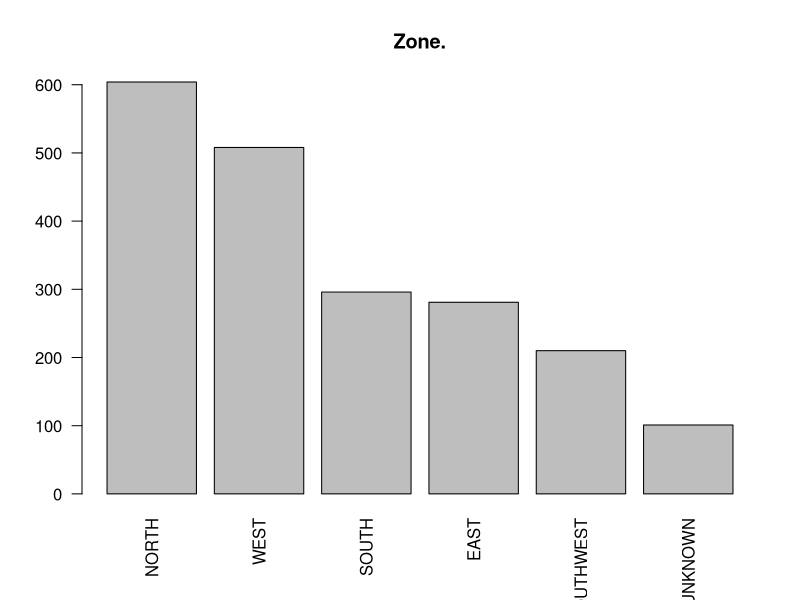
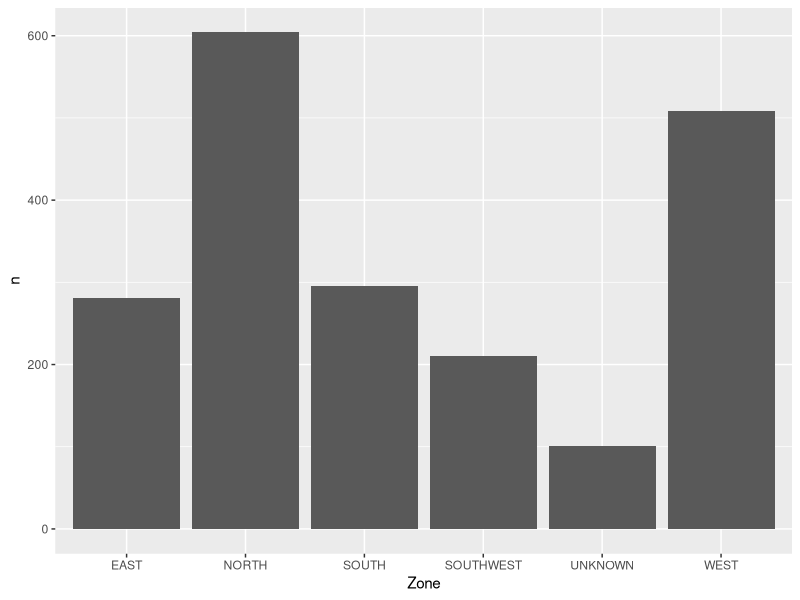
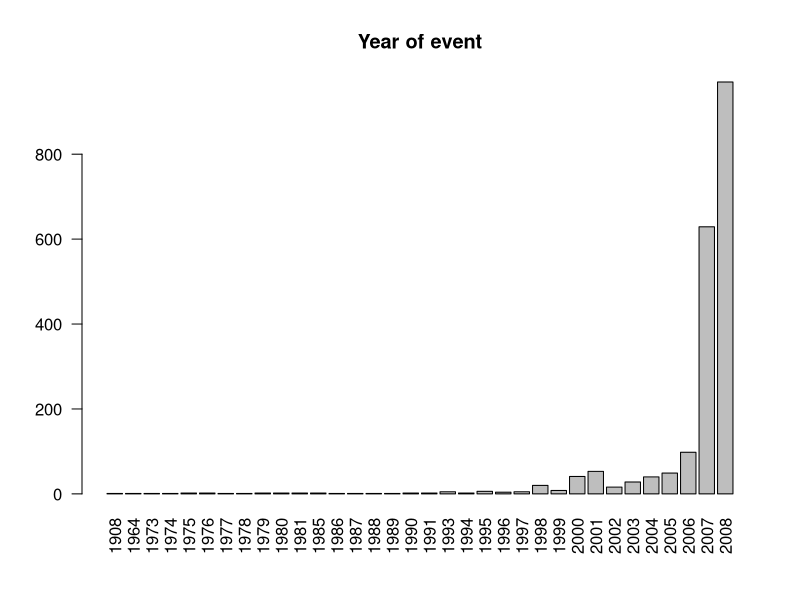
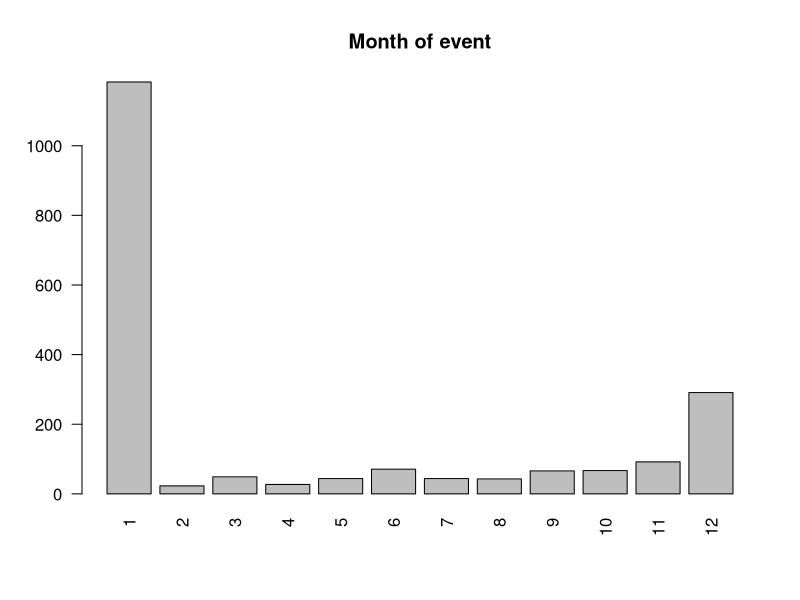

Reproduce these figures in R, in order.
# Made by
# Tarun Luthra
# 2018 CSC 1023

# 2. Download the file Set3.csv and write the correct code for each of the following : [15]
# I. Read the contents of the file
# II. Count of the number of records
# III. View the data in a tabular format
# IV. Filter the offences on the basis of Locality (QA only) and Type_of_offence (PHYSICAL OFFENSE only).
# V. Group the offences by Zone.
# VI. Get a count of the number of records for each group
# VII. Using ggplot(), plot a barchart displaying the number of offences in each Zone. (use all the possible parameters)
# VIII. Create a new column called Year_of_event containing the only the year of the event
# IX. Group the data by year and summarize
# X. Plot a barchart with column Year_of_event that displays the number of offences by year
# XI. Create another bar chart that displays the number of offences by month instead of year
# XII. Group and summarize the data by month.
# XIII. Rename the columns to make them more user friendly and view the results
# XIV. What’s the need of filtering the data? Show examples using appropriate commands
# XV. What other charts can you plot for XI ? Which one will leverage more information and why?( elaborate in comments)

library(dplyr)
library(ggplot2)
library(lubridate)

# I. Read the contents of the file
df <- read.csv('Set3.csv')


# II. Count of the number of records
count(df)


# III. View the data in a tabular format
View(df)


# IV. Filter the offences on the basis of Locality (QA only) and Type_of_offence (PHYSICAL OFFENSE only).
filteredDf <- df %>% filter(Locality == 'QA' & Type_of_offence=='PHYSICAL OFFENSE')
View(filteredDf)


# V. Group the offences by Zone.
zoneGroups <- df %>% group_by(Zone)
zoneGroups


# VI. Get a count of the number of records for each group
count(zoneGroups)
count(zoneGroups)$Zone

# VII. Using ggplot(), plot a barchart displaying the number of offences in each Zone. (use all the possible parameters)
barplot(sort(table(zoneGroups$Zone), decreasing = T), 
        las = 2, main = "Zone.")

ggplot(count(zoneGroups), aes(x=Zone,y=n)) + 
  geom_bar(stat="identity" )


# VIII. Create a new column called Year_of_event containing the only the year of the event
df$Year_of_event <- df %>% with(year(mdy(Date_of_event)))
View(df)


# IX. Group the data by year and summarize
yearGroup <- df %>% group_by(Year_of_event)
summary(yearGroup)


# X. Plot a barchart with column Year_of_event that displays the number of offences by year
barplot(table(yearGroup$Year_of_event), 
        las = 2, main = "Year of event")


# XI. Create another bar chart that displays the number of offences by month instead of year
df$Month_of_event <- df %>% with(month(mdy(Date_of_event)))
                                 
monthGroup <- df %>% group_by(Month_of_event)

barplot(table(monthGroup$Month_of_event), 
        las = 2, main = "Month of event")


# XII. Group and summarize the data by month.
df$Month_of_event <- df %>% with(month(mdy(Date_of_event)))

monthGroup <- df %>% group_by(Month_of_event)

summary(monthGroup)

# XIII. Rename the columns to make them more user friendly and view the results
names(df)[names(df) == "Summary_of_offence"] <- "Summary"
names(df)[names(df) == "Type_of_offence"] <- "Type"
View(df)


# XIV. What’s the need of filtering the data? Show examples using appropriate commands


# XV. What other charts can you plot for XI ? Which one will leverage more information and why?( elaborate in comments)

